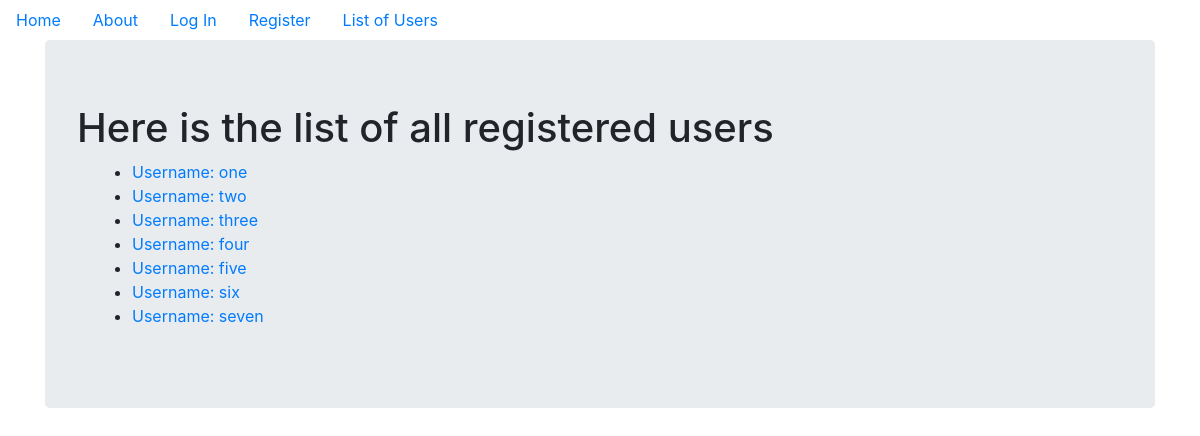
Page /list_of_users on the committed database.
### myproject/models.py (models this page shows, shortened)
class User(db.Model,UserMixin):
    __tablename__='users'
    id=db.Column(db.Integer, primary_key=True)
    email=db.Column(db.String(64),unique=True,index=True)
    username=db.Column(db.String(64),unique=True,index=True)
    password_hash=db.Column(db.String(256))
    profile_image=db.Column(db.String(64),nullable=False,default='default_profile.png')
    posts=db.relationship('BlogPost',backref='author',lazy=True)
    def __repr__(self):
        return f"Username: {self.username}"

### myproject/users/views.py (the view)
@users.route('/list_of_users')
def list_of_users():
    all_users=User.query.all()
    return render_template('users_list.html',all_users=all_users)

### myproject/templates/users_list.html
{% extends 'base.html' %} {% block content %}
<div class="jumbotron">
  <h1>Here is the list of all registered users</h1>
  <div class="container">
    <ul>
      {% for user in all_users %}
      <li>
        <a href="{{url_for('users.user_posts',username=user.username)}}"
          >{{user}}</a
        >
      </li>
      {% endfor %}
    </ul>
  </div>
</div>
{% endblock %}

### rows in the picture
User: username "Username: one"
User: username "Username: two"
User: username "Username: three"
User: username "Username: four"
User: username "Username: five"
User: username "Username: six"
User: username "Username: seven"
